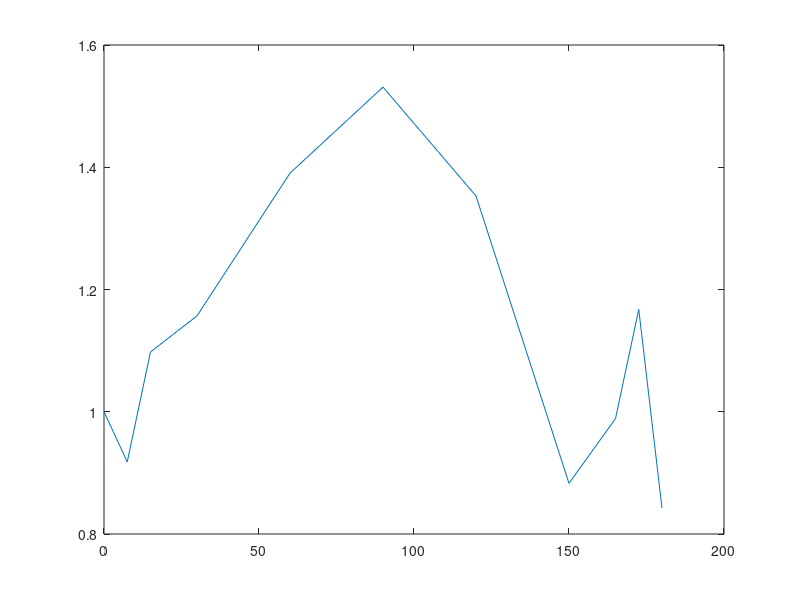

MATLAB code for this plot:
a = [
0.0247, 0.0295, 0.0243, 0.0104, 0.0197, 0.0359, 0.0329, 0.0292, 0.0258, 0.0256, 0.0263;
0.0227, 0.0149, 0.0189, 0.0210, 0.0350, 0.0351, 0.0281, 0.0219, 0.0225, 0.0314, 0.0312;
0.0211, 0.0155, 0.0228, 0.0259, 0.0348, 0.0282, 0.0323, 0.0350, 0.0272, 0.0283, 0.0201;
0.0101, 0.0237, 0.0261, 0.0239, 0.0265, 0.0434, 0.0385, 0.0366, 0.0348, 0.0308, 0.0271
];
a = [0.0268, 0.0239, 0.0242, 0.0245, 0.0348, 0.0326, 0.0301, 0.0227, 0.0137, 0.0170, 0.0318;
0.0282, 0.0346, 0.0285, 0.0266, 0.0365, 0.0318, 0.0302, 0.0199, 0.0266, 0.0201, 0.0156;
0.0181, 0.0147, 0.0194, 0.0252, 0.0188, 0.0264, 0.0242, 0.0205, 0.0116, 0.0185, 0.0100;
0.0143, 0.0106, 0.0201, 0.0197, 0.0276, 0.0332, 0.0269, 0.0121, 0.0266, 0.0329, 0.0154,
];


nom = size(a);
for i=1:nom(1)
    a(i,:) = a(i,:)/a(i,1);
end
var(a,1)
a = mean(a,1);

b = [0    7.5000   15.0000   30.0000   60.0000   90.0000  120.0000  150.0000  165.0000  172.5000  180.0000];

figure
plot(b, a)
